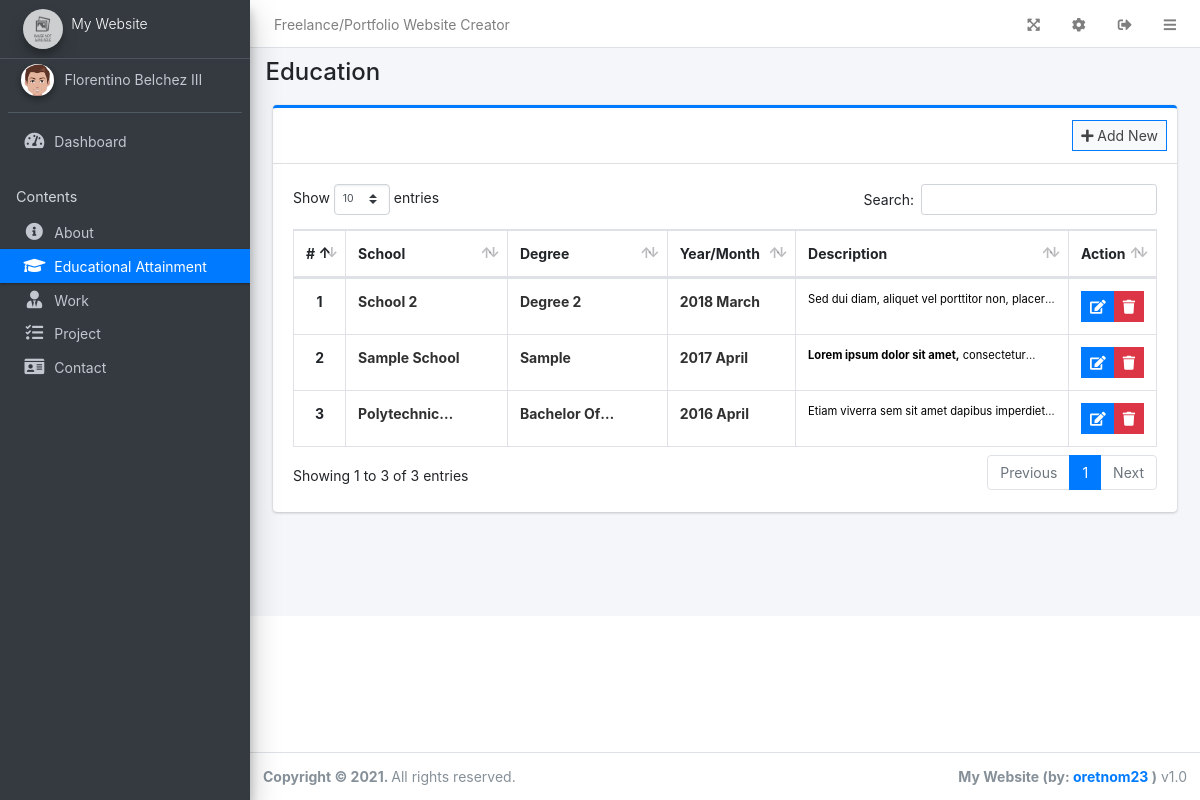
The app's page /admin/?page=education (signed in) with its own data.
### tables this page shows
CREATE TABLE `education` (
  `id` int(30) NOT NULL,
  `school` text DEFAULT NULL,
  `degree` text DEFAULT NULL,
  `month` varchar(50) NOT NULL,
  `year` int(10) NOT NULL,
  `description` text DEFAULT NULL,
  `order_by` int(30) NOT NULL
);

### admin/education/index.php (the view, shortened to what this page needs)
<div class="col-lg-12">
	<div class="card card-outline card-primary">
		<div class="card-header">
			<div class="card-tools">
				<a class="btn btn-block btn-sm btn-default btn-flat border-primary new_education" href="javascript:void(0)"><i class="fa fa-plus"></i> Add New</a>
			</div>
		</div>
		<div class="card-body">
			<table class="table tabe-hover table-bordered table-compact" id="list">
				<colgroup>
					<col width="5%">
					<col width="20%">
					<col width="20%">
					<col width="15%">
					<col width="35%">
					<col width="15%">
				</colgroup>
				<thead>
					<tr>
						<th class="text-center">#</th>
						<th>School</th>
						<th>Degree</th>
						<th>Year/Month</th>
						<th>Description</th>
						<th>Action</th>
					</tr>
				</thead>
				<tbody>
					<?php
					$i = 1;
					$qry = $conn->query("SELECT * FROM `education` order by `year` desc,`month` desc");
					while($row= $qry->fetch_assoc()):
						$desc = html_entity_decode($row['description']);
					?>
					<tr>
						<th class="text-center"><?php echo $i++ ?></th>
						<td><b class="truncate-1"><?php echo ucwords($row['school']) ?></b></td>
						<td><b class="truncate-1"><?php echo ucwords($row['degree']) ?></b></td>
						<td><b class="truncate-1"><?php echo $row['year'] . ' ' .$row['month'] ?></b></td>
						<td><small class="truncate-1"><?php echo $desc ?></small></td>
						<td class="text-center">
		                    <div class="btn-group">
		                        <a href="javascript:void(0)" data-id='<?php echo $row['id'] ?>' class="btn btn-primary btn-flat btn-sm manage_education">
		                          <i class="fas fa-edit"></i>
		                        </a>
		                        <button type="button" class="btn btn-danger btn-sm btn-flat delete_education" data-id="<?php echo $row['id'] ?>">
		                          <i class="fas fa-trash"></i>
		                        </button>
	                      </div>
						</td>
					</tr>
				<?php endwhile; ?>
				</tbody>
			</table>
		</div>
	</div>
</div>

### records on screen
education: school "School 2", degree "Degree 2", year "2018", month "March", description "Sed dui diam, aliquet vel porttitor non,…"
education: school "Sample School", degree "Sample", year "2017", month "April", description "Lorem ipsum dolor sit amet,"
education: degree "Bachelor…", year "2016", month "April", description "Etiam viverra sem sit amet dapibus…"

### other values on screen
$_settings->info('name') "Freelance/Portfolio Website Creator"
$_settings->info('short_name') "My Website"
$_settings->userdata('firstname').' '.$_settings->userdata('lastname') "Florentino Belchez III"
str_replace("_", " ",$page) "Education"
